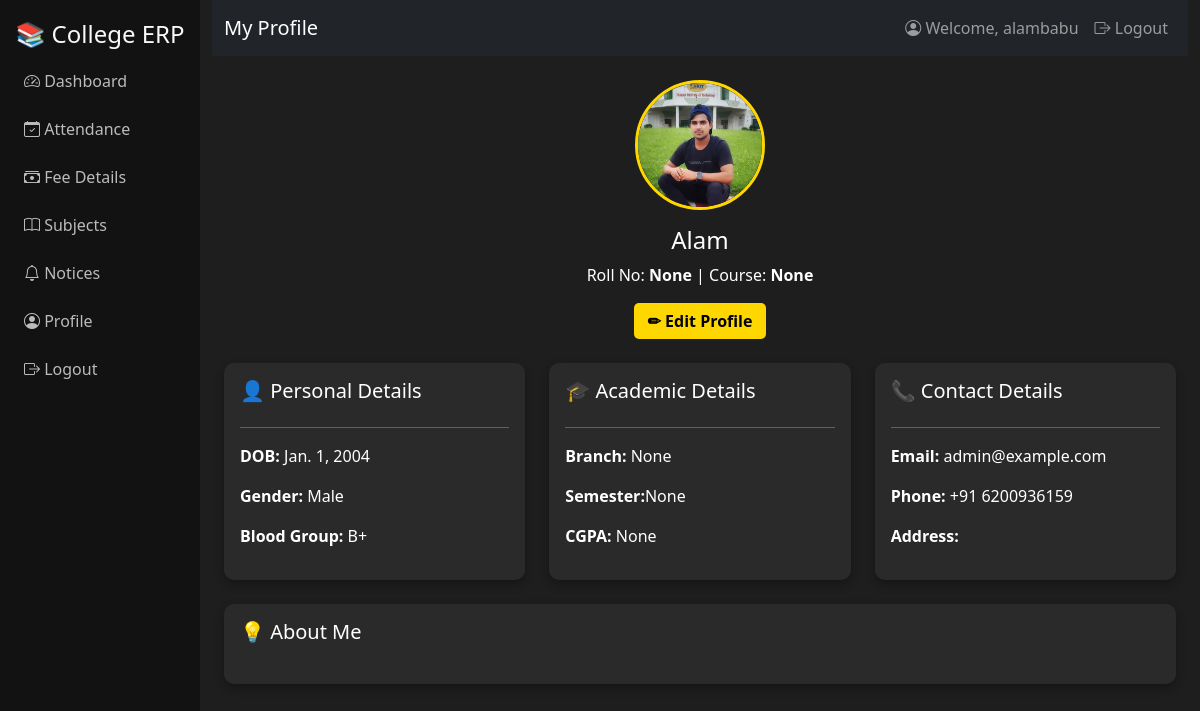
The app's page /myerp/profile/ (signed in) with its own data.
### myERP/models.py (models this page shows, shortened)
class StudentProfile(models.Model):
    user = models.OneToOneField(User, on_delete=models.CASCADE)
    full_name = models.CharField(max_length=100, blank=True, null=True)
    roll_no = models.CharField(max_length=20, blank=True, null=True)
    dob = models.DateField(blank=True, null=True)
    gender = models.CharField(max_length=20, blank=True, null=True)
    blood_group = models.CharField(max_length=5, blank=True, null=True)
    course = models.CharField(max_length=50, blank=True, null=True)
    branch = models.CharField(max_length=50, blank=True, null=True)
    semester = models.IntegerField(blank=True, null=True)
    cgpa = models.FloatField(blank=True, null=True)
    email = models.EmailField(blank=True, null=True)
    phone = models.CharField(max_length=15, blank=True, null=True)
    address = models.TextField(blank=True, null=True)
    about_me = models.TextField(blank=True, null=True)
    profile_image = models.ImageField(
        upload_to=user_profile_image_path,
        default='profile_images/avatar.png',
        blank=True,
        null=True
    )

### myERP/views.py (the view)
# urls.py: path('profile/', views.profile, name="profile"),
@login_required
def profile(request):
    student_profile, created = StudentProfile.objects.get_or_create(user=request.user)
    if request.method == 'POST':
        form = ProfileForm(request.POST, request.FILES, instance=student_profile)
        if form.is_valid():
            form.save()
            messages.success(request, "Profile updated successfully!")
            return redirect('myERP:profile')  # Refresh page
        else:
            messages.error(request, "Please correct the errors below.")
    else:
        form = ProfileForm(instance=student_profile)
    context = {
        'form': form,
        'profile': student_profile,
        'name': student_profile.full_name or request.user.get_full_name() or request.user.username,
        'email': student_profile.email or request.user.email,
        'roll_no': student_profile.roll_no,
        'dob': student_profile.dob,
        'gender': student_profile.gender,
        'blood_group': student_profile.blood_group,
        'course': student_profile.course,
        'branch': student_profile.branch,
        'semester': student_profile.semester,
        'cgpa': student_profile.cgpa,
        'phone': student_profile.phone,
        'address': student_profile.address,
        'about_me': student_profile.about_me,
        'profile_image': student_profile.profile_image.url if student_profile.profile_image else None,
    }
    return render(request, 'profile.html', context)

### myERP/templates/profile.html (shortened to what this page needs)
{% extends 'master.html' %}
{% block title %}My Profile{% endblock %}
{% block content %}
{% load static %}
<div class="container mt-4">
    <div class="text-center mb-4" data-aos="fade-up">
        <img src="{{ profile.profile_image.url }}" alt="Profile Picture" width="150" class="profile-img">
        <h4 class="mt-3">{{ profile.full_name }}</h4>
        <p>Roll No: <strong>{{ roll_no }}</strong> | Course: <strong> {{ course }} </strong></p>
        <button class="edit-btn" data-bs-toggle="modal" data-bs-target="#editProfileModal">✏ Edit Profile</button>
    </div>
    <div class="row g-4">
        <div class="col-md-4" data-aos="fade-up">
            <div class="card p-3">
                <h5>👤 Personal Details</h5>
                <hr>
                <p><strong>DOB:</strong> {{ dob }}</p>
                <p><strong>Gender:</strong> {{ gender }}</p>
                <p><strong>Blood Group:</strong>  {{ blood_group }}</p>
            </div>
        </div>
        <div class="col-md-4" data-aos="fade-up" data-aos-delay="100">
            <div class="card p-3">
                <h5>🎓 Academic Details</h5>
                <hr>
                <p><strong>Branch:</strong> {{ branch }}</p>
                <p><strong>Semester:</strong>{{ semester }}</p>
                <p><strong>CGPA:</strong> {{ cgpa }}</p>
            </div>
        </div>
        <div class="col-md-4" data-aos="fade-up" data-aos-delay="200">
            <div class="card p-3">
                <h5>📞 Contact Details</h5>
                <hr>
                <p><strong>Email:</strong> {{ email }}</p>
                <p><strong>Phone:</strong> +91 {{ phone }}</p>
                <p><strong>Address:</strong>{{ address }}</p>
            </div>
        </div>
    </div>
    <div class="row mt-4" data-aos="fade-up" data-aos-delay="300">
        <div class="col-12">
            <div class="card p-3">
                <h5>💡 About Me</h5>
            </div>
        </div>
    </div>
</div>
{% endblock %}

### myERP/templates/master.html (shortened to what this page needs)
<!DOCTYPE html>
<html lang="en">
<head>
    <link href="https://cdn.jsdelivr.net/npm/bootstrap@5.3.2/dist/css/bootstrap.min.css" rel="stylesheet">
    <link href="https://cdn.jsdelivr.net/npm/bootstrap-icons/font/bootstrap-icons.css" rel="stylesheet">
    <link href="https://cdn.jsdelivr.net/npm/aos@2.3.4/dist/aos.css" rel="stylesheet">
    <link rel="stylesheet" href="../static/css/index.css">
</head>
<body>
<div class="container-fluid">
    <div class="row">
        <nav class="col-md-2 sidebar">
            <h4 class="text-center text-light">📚 College ERP</h4>
            <a href="{% url 'myERP:dashboard' %}"><i class="bi bi-speedometer2"></i> Dashboard</a>
            <a href="{% url 'myERP:attendance' %}"><i class="bi bi-calendar-check"></i> Attendance</a>
            <a href="{% url 'myERP:fee' %}"><i class="bi bi-cash-stack"></i> Fee Details</a>
            <a href="{% url 'myERP:subjects' %}"><i class="bi bi-book"></i> Subjects</a>
            <a href="{% url 'myERP:notices' %}"><i class="bi bi-bell"></i> Notices</a>
            <a href="{% url 'myERP:profile' %}"><i class="bi bi-person-circle"></i> Profile</a>
            <a href="{% url 'accounts:signout' %}"><i class="bi bi-box-arrow-right"></i> Logout</a>
        </nav>
        <main class="col-md-10">
            <nav class="navbar navbar-expand-lg navbar-dark bg-dark">
                <div class="container-fluid">
                    <span class="navbar-brand mb-0 h1">{% block title %}College ERP Dashboard{% endblock %}</span>
                    <div class="collapse navbar-collapse" id="navbarNav">
                        <ul class="navbar-nav ms-auto">
                            <li class="nav-item">
                                <a class="nav-link" href="{% url 'myERP:profile' %}">
                                    <i class="bi bi-person-circle"></i> Welcome, {{ user.get_full_name|default:user.username }}
                                </a>
                            </li>
                            <li class="nav-item">
                                <a class="nav-link" href="{% url 'accounts:signout' %}">
                                    <i class="bi bi-box-arrow-right"></i> Logout
                                </a>
                            </li>
                        </ul>
                    </div>
                </div>
            </nav>
            {% with total=160000 paid=140000 due=20000 %}
            {% block content %}
            {% endblock %}
            {% endwith %}
        </main>
    </div>
</div>
</body>
</html>

### myERP/static/css/index.css (style rules this page uses)
:root { --green : #20e606; --blue : #102dae; }
body { background-color: #1E1E1E; color: white; font-family: 'Segoe UI', sans-serif; }
.sidebar { background-color: #121212; min-height: 100vh; padding-top: 20px; }
.sidebar a { color: #bbb; display: block; padding: 12px; text-decoration: none; transition: 0.3s; }
.card { background-color: #2A2A2A; border: none; border-radius: 10px; color: white; box-shadow: 0px 4px 10px rgba(0,0,0,0.3); }
.navbar { background-color: #121212; }

### myERP/templates/profile.html (style rules this page uses)
body { background-color: #1E1E1E; color: white; font-family: 'Segoe UI', sans-serif; }
.sidebar { background-color: #121212; min-height: 100vh; padding-top: 20px; }
.sidebar a { color: #bbb; display: block; padding: 12px; text-decoration: none; transition: 0.3s; }
.card { background-color: #2A2A2A; border: none; border-radius: 10px; color: white; box-shadow: 0px 4px 10px rgba(0,0,0,0.3); }
.navbar { background-color: #121212; }
.profile-img { width: 130px; height: 130px; object-fit: cover; border-radius: 50%; border: 3px solid #FFD700; }
.edit-btn { background-color: #FFD700; color: black; font-weight: bold; border: none; padding: 6px 14px; border-radius: 5px; transition: 0.3s; }

### records on screen
StudentProfile: profile_image (picture), full_name "Alam", dob "Jan. 1, 2004", gender "Male", blood_group "B+", email "admin@example.com", phone "6200936159"

### other values on screen
{{ user.get_full_name|default:user.username }} "alambabu"
{{ roll_no }} "None"
{{ course }} "None"
{{ branch }} "None"
{{ semester }} "None"
{{ cgpa }} "None"
